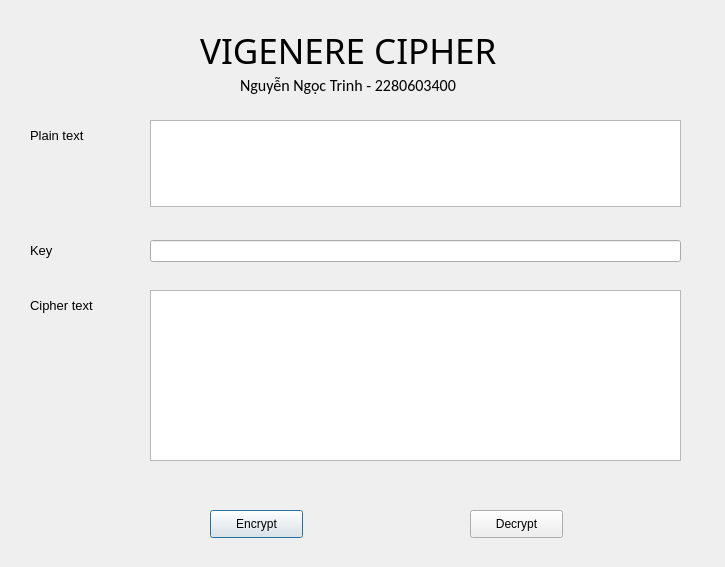
<?xml version="1.0" encoding="UTF-8"?>
<ui version="4.0">
 <class>Dialog</class>
 <widget class="QDialog" name="Dialog">
  <property name="geometry">
   <rect>
    <x>0</x>
    <y>0</y>
    <width>725</width>
    <height>567</height>
   </rect>
  </property>
  <property name="windowTitle">
   <string>Dialog</string>
  </property>
  <widget class="QLabel" name="label_5">
   <property name="geometry">
    <rect>
     <x>30</x>
     <y>290</y>
     <width>91</width>
     <height>31</height>
    </rect>
   </property>
   <property name="font">
    <font>
     <pointsize>10</pointsize>
    </font>
   </property>
   <property name="text">
    <string>Cipher text</string>
   </property>
  </widget>
  <widget class="QLabel" name="label">
   <property name="geometry">
    <rect>
     <x>200</x>
     <y>30</y>
     <width>371</width>
     <height>41</height>
    </rect>
   </property>
   <property name="font">
    <font>
     <family>Stencil</family>
     <pointsize>26</pointsize>
     <weight>50</weight>
     <bold>false</bold>
    </font>
   </property>
   <property name="text">
    <string>VIGENERE CIPHER</string>
   </property>
  </widget>
  <widget class="QLabel" name="label_4">
   <property name="geometry">
    <rect>
     <x>30</x>
     <y>230</y>
     <width>55</width>
     <height>41</height>
    </rect>
   </property>
   <property name="font">
    <font>
     <pointsize>10</pointsize>
    </font>
   </property>
   <property name="text">
    <string>Key</string>
   </property>
  </widget>
  <widget class="QLineEdit" name="key_txt">
   <property name="geometry">
    <rect>
     <x>150</x>
     <y>240</y>
     <width>531</width>
     <height>22</height>
    </rect>
   </property>
  </widget>
  <widget class="QLabel" name="label_2">
   <property name="geometry">
    <rect>
     <x>240</x>
     <y>70</y>
     <width>291</width>
     <height>31</height>
    </rect>
   </property>
   <property name="font">
    <font>
     <family>Calibri</family>
     <pointsize>12</pointsize>
    </font>
   </property>
   <property name="text">
    <string>Nguyễn Ngọc Trinh - 2280603400</string>
   </property>
  </widget>
  <widget class="QLabel" name="label_3">
   <property name="geometry">
    <rect>
     <x>30</x>
     <y>120</y>
     <width>91</width>
     <height>31</height>
    </rect>
   </property>
   <property name="font">
    <font>
     <pointsize>10</pointsize>
    </font>
   </property>
   <property name="text">
    <string>Plain text</string>
   </property>
  </widget>
  <widget class="QPlainTextEdit" name="plaintext_txt">
   <property name="geometry">
    <rect>
     <x>150</x>
     <y>120</y>
     <width>531</width>
     <height>87</height>
    </rect>
   </property>
  </widget>
  <widget class="QPlainTextEdit" name="ciphertext_txt">
   <property name="geometry">
    <rect>
     <x>150</x>
     <y>290</y>
     <width>531</width>
     <height>171</height>
    </rect>
   </property>
  </widget>
  <widget class="QPushButton" name="encrypt_btn">
   <property name="geometry">
    <rect>
     <x>210</x>
     <y>510</y>
     <width>93</width>
     <height>28</height>
    </rect>
   </property>
   <property name="text">
    <string>Encrypt</string>
   </property>
  </widget>
  <widget class="QPushButton" name="decrypt_btn">
   <property name="geometry">
    <rect>
     <x>470</x>
     <y>510</y>
     <width>93</width>
     <height>28</height>
    </rect>
   </property>
   <property name="text">
    <string>Decrypt</string>
   </property>
  </widget>
 </widget>
 <resources/>
 <connections/>
</ui>
